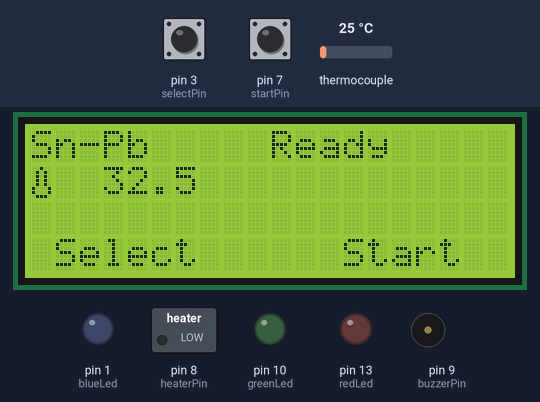
This sketch was run on a simulated Arduino Uno, built with avr-gcc and run on an emulated ATmega328P. Parts: 20×4 character LCD, switched loads named in the sketch (green lamp = pin HIGH), output pins drawn as LEDs (lit = HIGH), buzzer (waves = sounding). The test bench sets the inputs (shaded band); at power-on: pin 7 (startPin) HIGH, thermocouple 25 °C, pin 3 (selectPin) HIGH.

Above: at 1.7 s.
1.8 s: pin 7 (startPin) pulled LOW for 0.15 s
At 3.6 s:
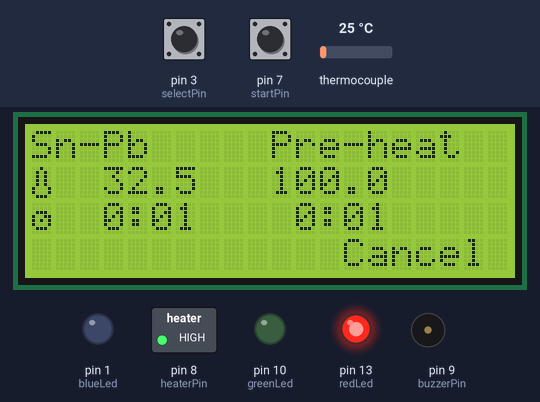
5.7 s: thermocouple set to 66 °C
At 6.4 s:
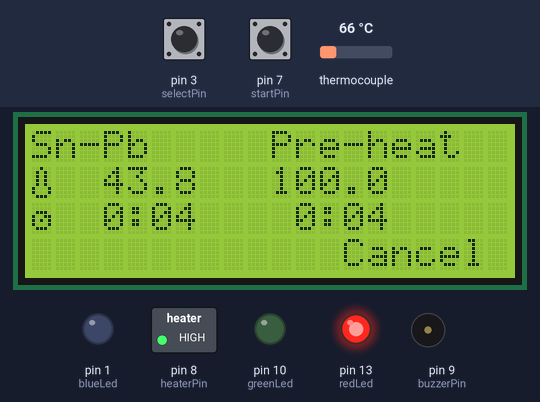
8.3 s: thermocouple set to 72 °C
At 11.7 s:
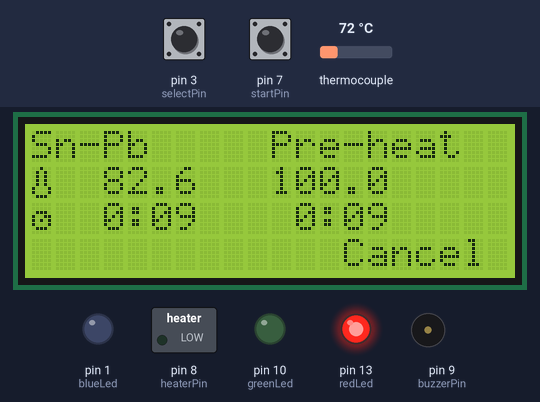
12.1 s: pin 7 (startPin) pulled LOW for 1 s
At 15.4 s:
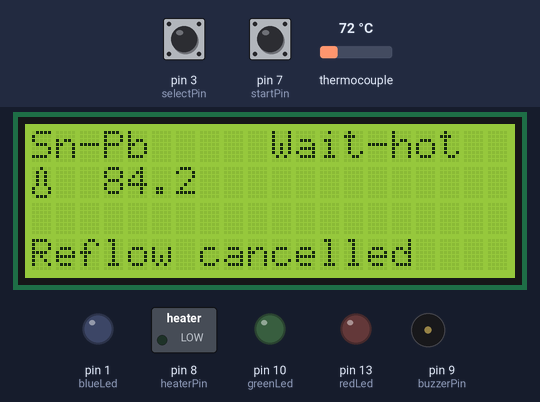
16.9 s: pin 3 (selectPin) pulled LOW for 0.15 s
At 17.5 s:
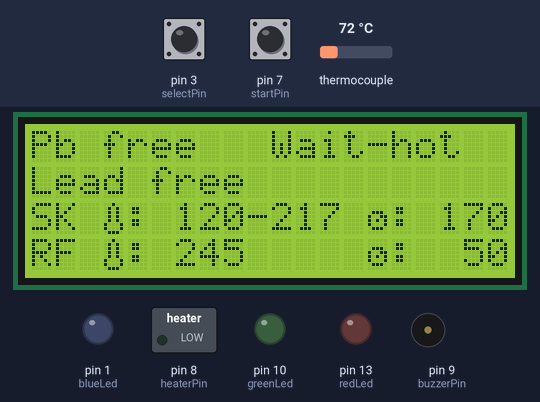
20.8 s: pin 3 (selectPin) pulled LOW for 1 s
At 23.0 s:
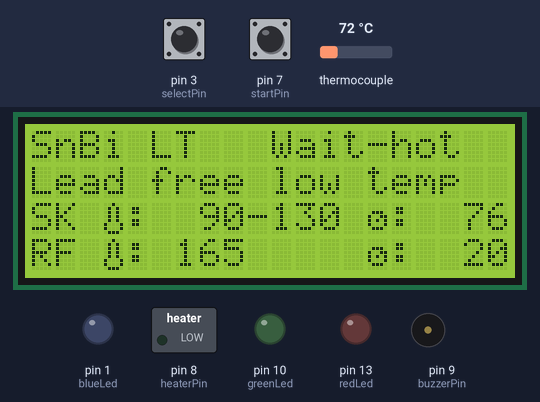
Timing chart, 0 to 24.5 s (numbered marks = the images above; inputs shaded):
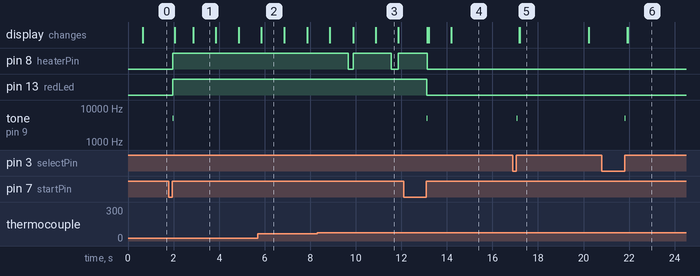

The sketch:

reflowoven.ino
```cpp
#include <PID_v1.h>
#include <LiquidTWI2.h>
#include <max6675.h>

// ***** CONSTANTS *****
#define TEMPERATURE_ROOM 50
#define TEMPERATURE_COOL_MIN 100
#define SENSOR_SAMPLING_TIME 1000
#define SOAK_TEMPERATURE_STEP 5

// ***** PID PARAMETERS *****
#define PID_SAMPLE_TIME 1000

void lcdInit(boolean);
boolean debounce(int);
void displayTemperature(double, int, int);
void displayTime(double);
void message(char *);
void messages(char *, char *);
double getCurrentTemperature();
void setCurrentProfile(int);
void setStage(int, int);
void pip(void);

const int REFLOW_STATE_PREHEAT = 0;
const int REFLOW_STATE_SOAK = 1;
const int REFLOW_STATE_PREREFLOW = 2;
const int REFLOW_STATE_REFLOW = 3;
const int REFLOW_STATE_COOL = 4;
const int REFLOW_STATE_IDLE = 5;
const int REFLOW_STATE_TOO_HOT = 6;

const int REFLOW_STATUS_OFF = 0;
const int REFLOW_STATUS_ON = 1;

class Profile {
private:
	char * name;
	double soakMin;
	long soakStep;
	long soakTotal;
	double soakMax;
	long reflowStep;
	double reflowMax;
	double kp[4];
	double ki[4];
	double kd[4];
	char description[21];
public:
	Profile (char *nm) {
		name = nm;
	}
	void setDescription(char * desc) {
		strcpy(description, desc);
	}
	void setTemps(double smin, double smax, double rfmax) {
		soakMin = smin;
		soakMax = smax;
		reflowMax = rfmax;
	}
	void setTimes(long sstep, long rstep) {
		// calculate soak step times - the time passed is the total soak time
		// however, we need to divide this into chunks.  The number of chunks
		// is calculated as the total temp increase during soak (soakMax-soakMin)
		// divided by the constant SOAK_TEMPERATURE_STEP
		int nsteps = (soakMax - soakMin)/SOAK_TEMPERATURE_STEP;
		soakTotal = sstep;
		soakStep = sstep / nsteps;
		reflowStep = rstep;
	}
	void setPID(int state, double p, double i, double d) {
		kp[state] = p;
		ki[state] = i;
		kd[state] = d;
	}
	void getTemps(double * skmin, double * skmax, double * reflmax) {
		*skmin = soakMin;
		*skmax = soakMax,
		*reflmax = reflowMax;
	}
	void getTimes(long * stotal, long * sstep, long * rstep) {
		*stotal = soakTotal;
		*sstep = soakStep;
		*rstep = reflowStep;
	}
	char * getDescription() {
		return description;
	}
	void getPID(int state, double * p, double * i, double * d) {
		*p = kp[state];
		*i = ki[state];
		*d = kd[state];
	}
	char *getName(void) {
		return name;
	}
};


// ***** LCD MESSAGES *****
const char* lcdMessagesReflowStatus[] = {
	"Pre-heat  ",
	"Soak      ",
	"Pre-reflow",
	"Reflow    ",
	"Cool      ",
	"Ready     ",
	"Wait-hot  "
};

const char* normalMenu = " Select      Start  ";
const char* runMenu =    "             Cancel ";

// ***** PID CONTROL VARIABLES *****
double setpoint;
double input;
double output;
double kp = 100;
double ki = 0.0;
double kd = 20;;
unsigned long windowSize;
unsigned long windowStartTime;
double tempSoakMin = 100;
double tempSoakMax = 150;
double tempReflowMax = 220;
long timeSoakStep = 9000;
long timeSoakTotal = 45000;
long timeReflowStep = 10000;
char profileDescription[21];

// ***** timing variables *****
unsigned long reflowStart;
unsigned long stageStart;

// **** array for profiles
const int NPROFS = 3;
Profile * profile[NPROFS];
int currentProfile = 0;

unsigned long nextRefresh;
unsigned long nextRead;
unsigned long timerSoak;

const int finishFreq = 1000;
const int coolFreq = 3000;
const int pipFreq = 5000;

// Reflow oven controller state machine state variable
int reflowState = REFLOW_STATE_IDLE;

// Reflow oven controller status
int reflowStatus = REFLOW_STATUS_OFF;

// Seconds timer
int timerSeconds;

// Specify PID control interface
PID reflowOvenPID(&input, &output, &setpoint, kp, ki, kd, DIRECT);

// Specify the Thermocouple interface
int thermoDO = 4;
int thermoCS = 5;
int thermoCLK = 6;
#define NTEMPS 4
double temps[NTEMPS];
int tx = 0;
MAX6675 thermocouple(thermoCLK, thermoCS, thermoDO);

// Specify LCD interface
LiquidTWI2 lcd(0x20);
const int numRows = 4;
const int numCols = 20;

unsigned long messageClearTime = 0;
unsigned long message2ClearTime = 0;
unsigned long flashClearTime = 0;

// define special LCD characters
byte tempChar[8] =
{
    B00100,
    B01010,
    B01010,
    B01010,
    B01010,
    B10001,
    B10001,
    B01110
};

byte clockChar[8] =
{
    B00000,
    B00000,
    B01110,
    B10011,
    B10101,
    B10001,
    B01110,
    B00000
};

const float analogRefVoltage = 5.0;

// ***** pins *****
const int thermPin = 2;
const int selectPin = 3;
const int startPin = 7;
const int heaterPin = 8;
const int buzzerPin = 9;
const int greenLed = 10;
const int redLed = 13;
const int blueLed = 1;

void setup()
{
	profile[0] = new Profile((char *)"Sn-Pb     ");
	profile[0] -> setDescription("Tin/Lead blend      ");
	profile[0] -> setTemps(100.0, 150.0, 220.0);
	profile[0] -> setTimes(90000L, 10000L);
	profile[0] -> setPID(REFLOW_STATE_PREHEAT, 100.0, 0.025,  20.0);
	profile[0] -> setPID(REFLOW_STATE_SOAK,    300.0, 0.05,  250.0);
	profile[0] -> setPID(REFLOW_STATE_PREREFLOW, 300.0, 0.05,  300.0);
	profile[0] -> setPID(REFLOW_STATE_REFLOW, 300.0, 0.05,  300.0);

	profile[1] = new Profile((char *)"Pb free   ");
	profile[1] -> setDescription("Lead free          ");
	profile[1] -> setTemps(120.0, 217.0, 245.0);
	profile[1] -> setTimes(170000L, 50000L);
	profile[1] -> setPID(REFLOW_STATE_PREHEAT, 100.0, 0.025,  20.0);
	profile[1] -> setPID(REFLOW_STATE_SOAK,    300.0, 0.05,  250.0);
	profile[1] -> setPID(REFLOW_STATE_PREREFLOW, 300.0, 0.05,  300.0);
	profile[1] -> setPID(REFLOW_STATE_REFLOW, 300.0, 0.05,  300.0);

	profile[2] = new Profile((char *)"SnBi LT   ");
	profile[2] -> setDescription("Lead free low temp  ");
	profile[2] -> setTemps(90.0, 130.0, 165.0);
	profile[2] -> setTimes(76000L, 20000L);
	profile[2] -> setPID(REFLOW_STATE_PREHEAT, 100.0, 0.025,  20.0);
	profile[2] -> setPID(REFLOW_STATE_SOAK,    300.0, 0.05,  250.0);
	profile[2] -> setPID(REFLOW_STATE_PREREFLOW, 300.0, 0.05,  300.0);
	profile[2] -> setPID(REFLOW_STATE_REFLOW, 300.0, 0.05,  300.0);

	setCurrentProfile(0);
	reflowOvenPID.SetTunings(kp, ki, kd);

	// init the LCD
	lcdInit(true);

	// SSR pin initialization to ensure reflow oven is off
	pinMode(heaterPin, OUTPUT);
	digitalWrite(heaterPin, LOW);

	// make sure the buzzer is silent
	noTone(buzzerPin);

	// buttons
	pinMode(startPin, INPUT);
	digitalWrite(startPin, HIGH);
	digitalRead(startPin);
	pinMode(selectPin, INPUT);
	digitalWrite(selectPin, HIGH);
	digitalRead(selectPin);

	// LEDs
	pinMode(greenLed, OUTPUT);
	digitalWrite(greenLed, LOW);
	pinMode(redLed, OUTPUT);
	digitalWrite(redLed, LOW);
	pinMode(blueLed, OUTPUT);
	digitalWrite(blueLed, LOW);

	// Set window size
	windowSize = 2000;

	// Initialize time keeping variable
	nextRefresh = millis();
	messageClearTime = nextRefresh;

	// Initialize thermocouple reading variable
	nextRead = millis();

	// initialize the thermocouple
	delay(500);
	for (tx=0; tx<NTEMPS; tx++)
		temps[tx] = thermocouple.readCelsius();
	tx = 0;
}

void loop()
{
	// Current time
	unsigned long now;

	now = millis();

	// Time to read thermocouple?
	if (now >= nextRead) {
                nextRead += 1000;
		input = getCurrentTemperature();
	}

	if (now > messageClearTime && messageClearTime != 0) {
		messageClearTime = 0;
		lcd.setCursor(0, 3);
		if (reflowStatus == REFLOW_STATUS_ON) {
			lcd.print((char *) runMenu);
		}
		else {
			lcd.print(normalMenu);
	  }
	}
	if (now > message2ClearTime && message2ClearTime != 0) {
		message2ClearTime = 0;
		lcd.setCursor(0, 2);
		lcd.print((char *) "                    ");
	}
	if (now >= nextRefresh) {
		nextRefresh += 1000;

		// Print current profile and system state
		lcd.setCursor(0, 0);
		lcd.print(profile[currentProfile]->getName());
		lcd.setCursor(10, 0);
		lcd.print(lcdMessagesReflowStatus[reflowState]);

		if (flashClearTime == 0 || now > flashClearTime || reflowStatus == REFLOW_STATUS_ON) {
			flashClearTime = 0;
			// Print the current temperature and target
			lcd.setCursor(0, 1);
			lcd.write((uint8_t) 0);
			lcd.print(" ");

			displayTemperature(input, 5, 1);
			if (reflowStatus == REFLOW_STATUS_ON) {
				lcd.print("   ");
				displayTemperature(setpoint, 5, 1);
				lcd.print("     ");
			}
			else {
				lcd.print("             ");
			}
		}

		lcd.setCursor(0, 2);
		if (reflowStatus == REFLOW_STATUS_ON) {
			lcd.write((uint8_t) 1);
			lcd.print(" ");
			// Print current times
			displayTime(now - reflowStart);
			lcd.print("   ");
			displayTime(now - stageStart);
		}
	}

	// Reflow oven controller state machine
	switch (reflowState) {
	case REFLOW_STATE_IDLE:
		if (input >= TEMPERATURE_ROOM) {
			reflowState = REFLOW_STATE_TOO_HOT;
		}
                else {
                        digitalWrite(greenLed, LOW);
                }
		break;

	case REFLOW_STATE_PREHEAT:
		reflowStatus = REFLOW_STATUS_ON;

		if (input >= tempSoakMin) {
			// Chop soaking period into smaller sub-period
			timerSoak = millis() + timeSoakStep;

			// Set less agressive PID parameters for soaking ramp
			setStage(currentProfile, REFLOW_STATE_SOAK);
			reflowOvenPID.SetTunings(kp, ki, kd);

			// Ramp up to first section of soaking temperature
			setpoint = tempSoakMin + SOAK_TEMPERATURE_STEP;

			// Proceed to soaking state
			reflowState = REFLOW_STATE_SOAK;
			stageStart = now;
		}
		break;

	case REFLOW_STATE_SOAK:
		if ((now > timerSoak) && (input >= setpoint)) {
			timerSoak = now + timeSoakStep;

			setpoint += SOAK_TEMPERATURE_STEP;
			if (setpoint > tempSoakMax) {
				// Set agressive PID parameters for reflow ramp
				setStage(currentProfile, REFLOW_STATE_PREREFLOW);
				reflowOvenPID.SetTunings(kp, ki, kd);

				// Ramp up to reflow temperature - 5
				setpoint = tempReflowMax - 5;

				// Proceed to prereflowing state
				reflowState = REFLOW_STATE_PREREFLOW;
				stageStart = now;
			}
		}
		break;

	case REFLOW_STATE_PREREFLOW:
                if (input >= (tempReflowMax-5)) {
		    // Ramp up to full reflow temp
                    setpoint = tempReflowMax;

                    // Proceed to reflow state
                    reflowState = REFLOW_STATE_REFLOW;
                    stageStart = now;
                }
		break;

	case REFLOW_STATE_REFLOW:
		if (now > stageStart + timeReflowStep) {
		//if (input >= (tempReflowMax)) {
			// Ramp down to minimum cooling temperature
			setpoint = TEMPERATURE_COOL_MIN;

			// Proceed to cooling state
			tone(buzzerPin, coolFreq, 500);
			reflowState = REFLOW_STATE_COOL;
			digitalWrite(redLed, LOW);
			digitalWrite(blueLed, HIGH);
			stageStart = now;
		}
		break;

	case REFLOW_STATE_COOL:
		if (input <= TEMPERATURE_COOL_MIN) {
			// Turn off reflow process
			reflowStatus = REFLOW_STATUS_OFF;
			reflowOvenPID.SetMode(MANUAL);

			// Proceed to reflow Completion state
			reflowState = REFLOW_STATE_IDLE;

			tone(buzzerPin, finishFreq, 1000);
			digitalWrite(blueLed, LOW);
			digitalWrite(greenLed, HIGH);
			message((char *)"Reflow completed");
		}
		break;

	case REFLOW_STATE_TOO_HOT:
		if (input < TEMPERATURE_ROOM) {
			reflowState = REFLOW_STATE_IDLE;
		}
		break;
	}

	if (debounce(selectPin) == LOW && reflowStatus != REFLOW_STATUS_ON) {
		char buf[16];

		while (debounce(selectPin) == LOW);
		pip();

		nextRefresh = now;
		if (currentProfile+1 >= NPROFS)
			setCurrentProfile(0);
		else
			setCurrentProfile(currentProfile+1);

		lcd.setCursor(0, 2);
		lcd.print((char *) "                    ");
		lcd.setCursor(0, 2);
		lcd.print((char *) "SK ");
		lcd.write((uint8_t) 0);
		lcd.print((char *) ": ");
		lcd.print((char *) dtostrf(tempSoakMin,3,0,buf));
		lcd.print((char *) "-");
		lcd.print((char *) dtostrf(tempSoakMax,3,0,buf));
		lcd.print((char *) " ");
		lcd.write((uint8_t) 1);
		lcd.print((char *) ": ");
		lcd.print((char *) dtostrf(timeSoakTotal/1000,3,0,buf));

		lcd.setCursor(0, 3);
		lcd.print((char *) "                    ");
		lcd.setCursor(0, 3);
		lcd.print((char *) "RF ");
		lcd.write((uint8_t) 0);
		lcd.print((char *) ": ");
		lcd.print((char *) dtostrf(tempReflowMax,3,0,buf));
		lcd.print((char *) "     ");
		lcd.write((uint8_t) 1);
		lcd.print((char *) ": ");
		lcd.print((char *) dtostrf(timeReflowStep/1000,3,0,buf));

		nextRefresh = millis();
		messageClearTime = nextRefresh + 15000;
		message2ClearTime = messageClearTime;

		flashMessage(profileDescription);
	}

	if (debounce(startPin) == LOW) {
		while (debounce(startPin) == LOW);
		pip();
		nextRefresh = now;
                nextRead = now;
		if (reflowStatus == REFLOW_STATUS_ON) {
			// cancel reflow
			reflowStatus = REFLOW_STATUS_OFF;
			reflowOvenPID.SetMode(MANUAL);
			reflowState = REFLOW_STATE_IDLE;
			digitalWrite(redLed, LOW);
			digitalWrite(blueLed, LOW);
			digitalWrite(greenLed, LOW);
			message((char *)"Reflow cancelled");
		}
		else {
			if (reflowState != REFLOW_STATE_TOO_HOT) {
				// Initialize PID control window starting time
				windowStartTime = now;
				reflowStart = now;
				stageStart = now;
				messageClearTime = 1;
				message2ClearTime = 1;

				// Ramp up to minimum soaking temperature
				setpoint = tempSoakMin;

				// Tell the PID to range between 0 and the full window size
				reflowOvenPID.SetOutputLimits(0, windowSize);
				reflowOvenPID.SetSampleTime(PID_SAMPLE_TIME);

				// Turn the PID on
				reflowOvenPID.SetMode(AUTOMATIC);

				// Proceed to preheat stage
				reflowStatus = REFLOW_STATUS_ON;
				reflowState = REFLOW_STATE_PREHEAT;
				setStage(currentProfile, REFLOW_STATE_PREHEAT);
				reflowOvenPID.SetTunings(kp, ki, kd);

				digitalWrite(buzzerPin, LOW);
				digitalWrite(greenLed, LOW);
				digitalWrite(redLed, HIGH);
			}
			else {
				message((char *)"Wait for cooling");
			}
		}
	}

	// PID computation and SSR control
	if (reflowStatus == REFLOW_STATUS_ON) {
		reflowOvenPID.Compute();

		if((now - windowStartTime) > windowSize) {
			// Time to shift the Relay Window
			windowStartTime += windowSize;
		}
		if(output > (now - windowStartTime))
			digitalWrite(heaterPin, HIGH);
		else
			digitalWrite(heaterPin, LOW);
	}
	// Reflow oven process is off, ensure oven is off
	else {
		digitalWrite(heaterPin, LOW);
	}
}

void pip() {
	 tone(buzzerPin, pipFreq, 50);
}

void lcdInit(boolean init) {
    if (init) {
		lcd.setMCPType(LTI_TYPE_MCP23008);
        lcd.begin(numCols, numRows);
		lcd.setBacklight(HIGH);
        lcd.createChar(0, tempChar);
        lcd.createChar(1, clockChar);
    }
    lcd.clear();
}

const int debounceDelay = 10;

boolean debounce(int pin)
{
    boolean state;
    boolean previousState;

    previousState = digitalRead(pin);

    for(int counter=0; counter < debounceDelay; counter++) {
        delay(1);

        state = digitalRead(pin);
        if( state != previousState) {
            counter = 0;
            previousState = state;
        }
    }

    return state;
}


void displayTemperature(double value, int width, int precision) {
	char buf[16];
	lcd.print(dtostrf(value, width, precision, buf));
}

void displayTime(double tm) {
	int s = tm / 1000; // convert milliseconds to seconds
	int minutes = s/60; // now convert to minutes and seconds
	int sec = s % 60;

	if (minutes < 10)
		lcd.print(" ");
	lcd.print(minutes);

	lcd.print(":");
	if (sec < 10)
		lcd.print("0");
	lcd.print(sec);
}

void message(char * msg) {
	lcd.setCursor(0, 3);
	lcd.print((char *) "                    ");
	lcd.setCursor(0, 3);
	lcd.print((char *) msg);
        nextRefresh = millis();
        messageClearTime = nextRefresh + 5000;
        message2ClearTime = 1;
}

void messages(char * msg1, char * msg2) {
	lcd.setCursor(0, 2);
	lcd.print((char *) "                    ");
	lcd.setCursor(0, 2);
	lcd.print((char *) msg1);
	lcd.setCursor(0, 3);
	lcd.print((char *) "                    ");
	lcd.setCursor(0, 3);
	lcd.print((char *) msg2);
        nextRefresh = millis();
        messageClearTime = nextRefresh + 5000;
        message2ClearTime = messageClearTime;
}

void flashMessage(char * msg) {
	lcd.setCursor(0, 1);
	lcd.print((char *) "                    ");
	lcd.setCursor(0, 1);
	lcd.print((char *) msg);
	nextRefresh = millis();
	flashClearTime = nextRefresh + 3000;
}

double getCurrentTemperature() {
	temps[tx] = thermocouple.readCelsius();
	tx++;
	if (tx >= NTEMPS)
		tx = 0;

	double tot = 0.0;

	for (int i=0; i<NTEMPS; i++)
		tot = tot + temps[i];

	double t = tot/(double) NTEMPS;

  double nt = t + 10.0 + (t-50.0)/10.0;
	return (nt);
}

void setCurrentProfile(int px) {
	currentProfile = px;
	profile[px] -> getTemps(&tempSoakMin, &tempSoakMax, &tempReflowMax);
	profile[px] -> getTimes(&timeSoakTotal, &timeSoakStep, &timeReflowStep);
	strcpy(profileDescription, profile[px] -> getDescription());
	setStage(px, REFLOW_STATE_PREHEAT);
}

void setStage(int px, int st) {
		profile[px] -> getPID(st, &kp, &ki, &kd);
}
```

Measured:
- the behaviour switches between 68 and 69 °C on thermocouple (found by bisection; images 2 and 3)
- after the input at 1.8 s, pin 8 (heaterPin), pin 13 (redLed): LOW → HIGH after 0.16 s; tone on pin 9 (buzzerPin): silent → 5000 Hz after 0.16 s, → silent 0.05 s later; the display: first changes after 0.25 s (image 1 shows a later state)
- after the input at 8.3 s, pin 8 (heaterPin): HIGH → LOW after 1.4 s, → HIGH 0.22 s later, → LOW 1.7 s later, → HIGH 0.32 s later
- after the input at 12.1 s, pin 13 (redLed): HIGH → LOW after 1.0 s; tone on pin 9 (buzzerPin): silent → 5000 Hz after 1.0 s, → silent 0.05 s later; the display: first changes after 1.0 s (image 4 shows a later state)
- after the input at 16.9 s, tone on pin 9 (buzzerPin): silent → 5000 Hz after 0.16 s, → silent 0.05 s later; the display: first changes after 0.27 s (image 5 shows a later state)
- after the input at 20.8 s, tone on pin 9 (buzzerPin): silent → 5000 Hz after 1.0 s, → silent 0.05 s later; the display: first changes after 1.1 s (image 6 shows a later state)
- what the display in image 1 shows lasts 1.0 s, from 2.9 s to 3.9 s
